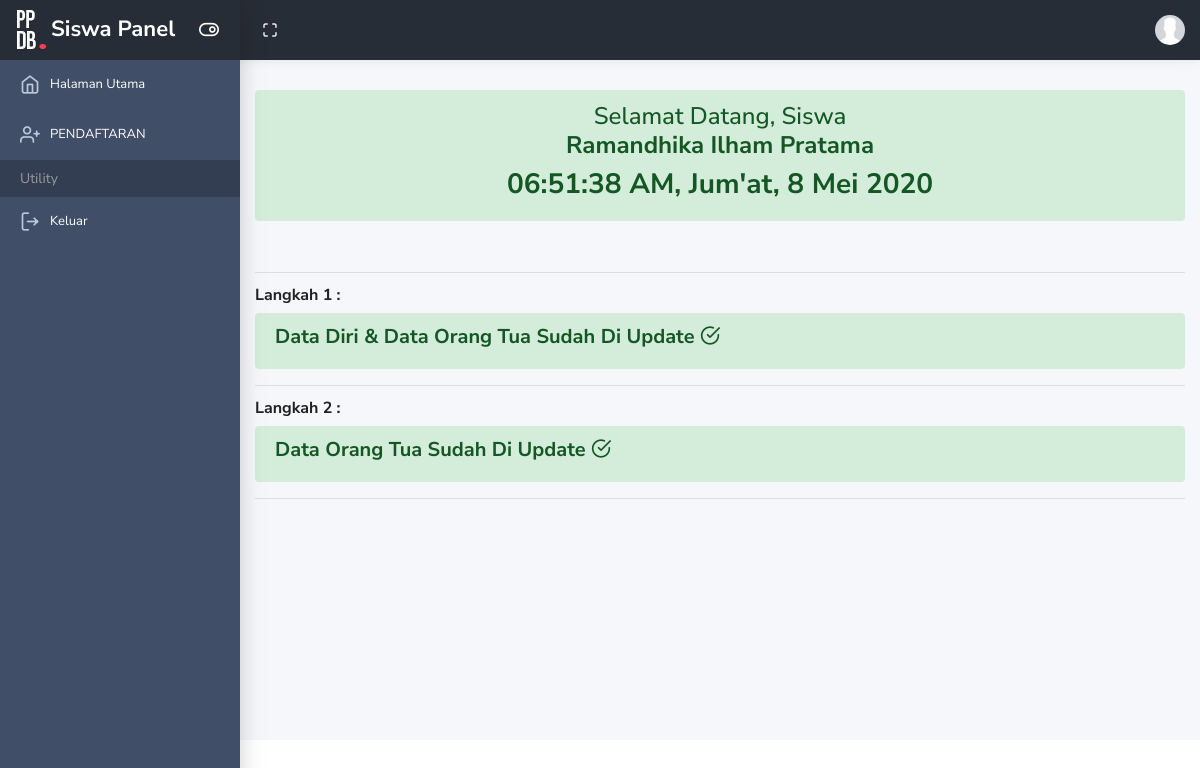
/siswa-panel/index.php (signed in), run on the app's committed database.
### tables this page shows
CREATE TABLE `tabel_datadiri` (
  `no_pendaftaran` int(5) DEFAULT NULL,
  `kode_siswa` varchar(7) NOT NULL,
  `nisn` varchar(10) NOT NULL,
  `nama` varchar(50) DEFAULT NULL,
  `tempat_lahir` varchar(20) DEFAULT NULL,
  `tanggal_lahir` date DEFAULT NULL,
  `jenis_kelamin` char(1) DEFAULT NULL,
  `gol_darah` char(2) DEFAULT NULL,
  `alamat_siswa` varchar(500) DEFAULT NULL,
  `no_telp` varchar(13) DEFAULT NULL,
  `email` varchar(30) DEFAULT NULL,
  `id_jur` int(2) DEFAULT NULL,
  `n_bhsinggris` varchar(3) DEFAULT NULL,
  `n_mat` varchar(3) DEFAULT NULL,
  `n_bhsindo` varchar(3) DEFAULT NULL,
  `password` varchar(500) NOT NULL,
  PRIMARY KEY (`kode_siswa`)
);

CREATE TABLE `tabel_ortuwali` (
  `kode_siswa` varchar(7) NOT NULL,
  `nama_ayah` varchar(50) DEFAULT NULL,
  `nama_ibu` varchar(50) DEFAULT NULL,
  `no_telepon` varchar(13) DEFAULT NULL,
  `alamat` varchar(50) DEFAULT NULL,
  PRIMARY KEY (`kode_siswa`)
);

### siswa-panel/index.php (the view)
<?php
include "header.php";
include "plugins/date.php";
?>
                    <?php
                    $result = mysqli_query($konek,"
                    SELECT kode_siswa, nama, nisn FROM tabel_datadiri where kode_siswa = '". $_SESSION['kode_siswa'] . "'");
                        while ($row = mysqli_fetch_array($result)) {
                    ?>
                    <div class="main-content">
                        <div class="alert alert-success" role="alert">
                            <h4 class="alert-heading text-center">Selamat Datang, Siswa <br> <strong> <?php echo $row['nama'] ?></strong></h4>
                            <h3 id="clock" class="text-center font-weight-bold"></h3>
                        </div><br><hr>
                    <h6 class="font-weight-bold">Langkah 1 :</h6>
                    <?php
                        if ($row['nama'] == "") {
                            echo "<div class='alert alert-danger' role='alert'>";
                            echo "<h5 class='alert-heading text-justify'><strong>Dimohon , untuk segera mengisi formulir Data Diri & Orang Tua ! <a href='daftar.php?id=$row[kode_siswa]' class='alert-heading float-right'>Formulir<i class='ik ik-chevrons-right float-right'></i></a></strong></h5>";
                            echo "</div>";
                        }else {
                            echo "<div class='alert alert-success' role='alert'>";
                            echo "<h5 class='alert-heading text-justify'><strong>Data Diri & Data Orang Tua Sudah Di Update <i class='ik ik-check-circle'></i></a></strong></h5>";
                            echo "</div>";
                        }
                    }
                    ?><hr>
                    <h6 class="font-weight-bold">Langkah 2 :</h6>
                    <?php
                    $result = mysqli_query($konek,"
                    SELECT kode_siswa, nama_ayah FROM tabel_ortuwali where kode_siswa = '". $_SESSION['kode_siswa'] . "'");
                        while ($row = mysqli_fetch_array($result)) {
                        if ($row['nama_ayah'] == "") {
                            echo "<div class='alert alert-danger' role='alert'>";
                            echo "<h5 class='alert-heading text-justify'><strong>Dimohon , untuk segera mengisi Nilai UN ( Mandiri ) ! <a href='data_ortu.php?id=$row[kode_siswa]' class='alert-heading float-right'>Formulir<i class='ik ik-chevrons-right float-right'></i></a></strong></h5>";
                            echo "</div>";
                        }else {
                            echo "<div class='alert alert-success' role='alert'>";
                            echo "<h5 class='alert-heading text-justify'><strong>Data Orang Tua Sudah Di Update <i class='ik ik-check-circle'></i></a></strong></h5>";
                            echo "</div>";
                        }
                    }
                    ?><hr><br>
<?php include "footer.php" ?>

### data on the page
tabel_datadiri: nama "Ramandhika Ilham Pratama", shows "Data Diri & Data Orang Tua Sudah Di Update"
tabel_ortuwali: nama_ayah "Data Orang Tua Sudah Di Update"
